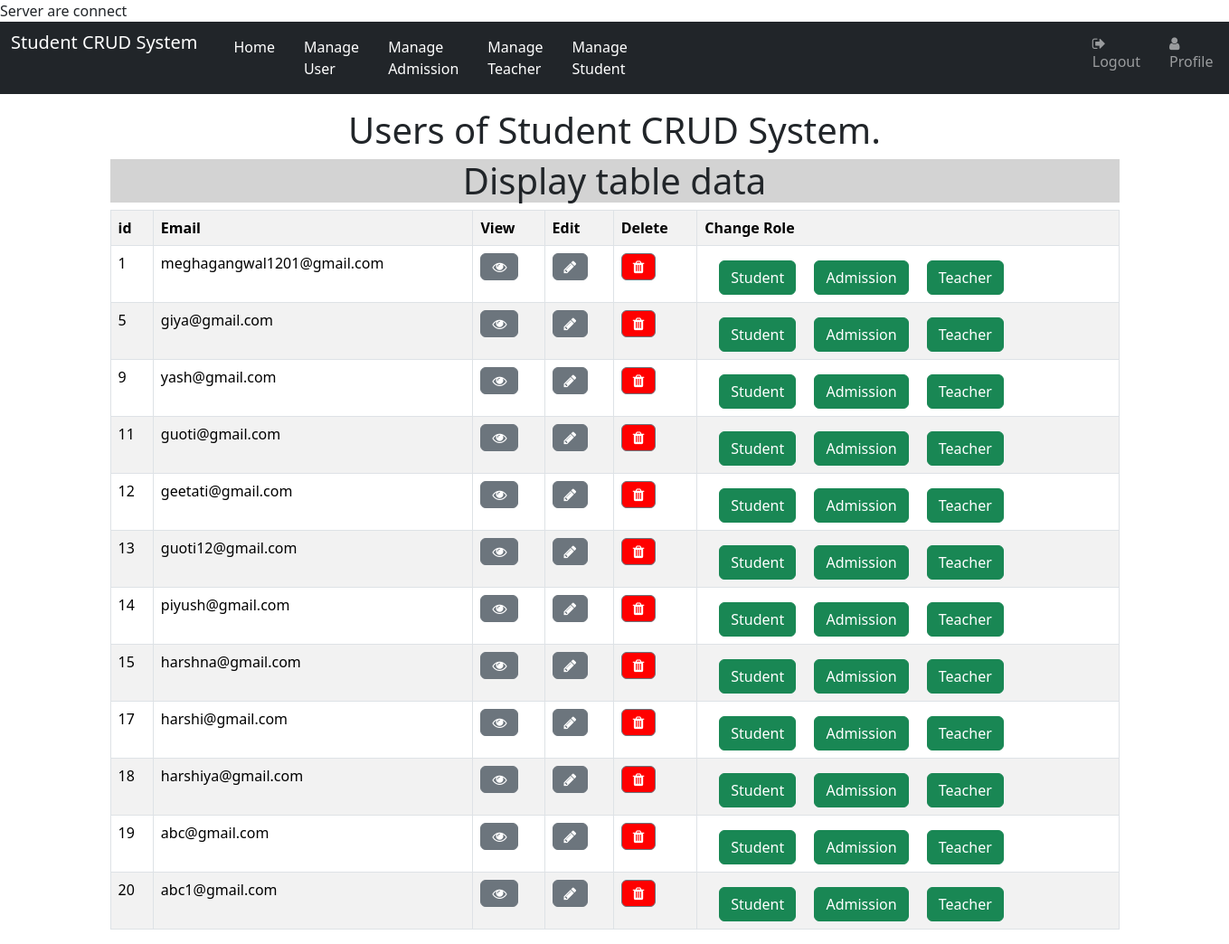
Page /manageuser.php (signed in) on the committed database.
### tables this page shows
CREATE TABLE `user` (
  `id` int(5) NOT NULL,
  `city` varchar(255) NOT NULL,
  `class` enum('','1','2','3','4','5','6','7','8','9','10','11','12') NOT NULL,
  `section` enum('','A','B','C') NOT NULL,
  `country` varchar(255) NOT NULL,
  `email` varchar(255) NOT NULL,
  `name` varchar(255) NOT NULL,
  `Role` enum('user','teacher','admin','student','admission') NOT NULL DEFAULT 'user',
  `userimage` varchar(255) NOT NULL,
  `password` varchar(255) NOT NULL,
  `subject` enum('physics','maths','chemestry') NOT NULL,
  `state` varchar(255) NOT NULL,
  `rollno` int(20) NOT NULL
);

### manageuser.php (the view, shortened to what this page needs)
<?php
include 'dbcon.php';
?>
<html>
<head>
   <link rel="stylesheet" type="text/css" href="css/bootstrap.min.css">
   <link  rel="stylesheet" href="style.css" type="text/css">
   <link rel="stylesheet" href="https://cdnjs.cloudflare.com/ajax/libs/font-awesome/4.7.0/css/font-awesome.min.css">
 </head>
 <body>
   <nav class="navbar navbar-expand bg-dark navbar-dark" id="nav1">
    <div class="container-fluid">
        <ul class="navbar-nav">
            <li class="nav-item" id="brand">
                <a class="navbar-brand" href="login.php" >Student CRUD System</a>
            </li>
             <li class="nav-item" id="hmt">
                <a class="nav-link ms-3 active" href="admin.php">Home</a>
            </li>
            <li class="nav-item" id="hma">
                <a class="nav-link ms-3 active" href="#">Manage User</a>
            </li>
            <li class="nav-item" id="adm">
                <a class="nav-link ms-3 active" href="manageadmission.php">Manage Admission</a>
            </li>
            <li class="nav-item" id="tec">
                <a class="nav-link ms-3 active" href="manageteacher.php">Manage Teacher</a>
            </li>
            <li class="nav-item" id="">
                <a class="nav-link ms-3 active" href="managestudent.php">Manage Student</a>
            </li>
            <li class="nav-item" id="">
                <a class="nav-link mr-3 active" href=""></a>
            </li>
            <li class="nav-item" id="">
                <a class="nav-link mr-3 active" href=""></a>
            </li>
             <li class="nav-item" id="lgout">
                <a class="nav-link ms-3" href="logout.php"><i class="fa fa-sign-out"></i>Logout</a>
            </li>
            <li class="nav-item" id="prfa">
                <a class="nav-link ms-3" href="profile.php"><i class="fa fa-user"></i> Profile</a>
            </li>
        </ul>
    </div>
</nav>
<div class="container">
  <h1 class="mt-3 text-center">Users of Student CRUD System.</h1>
  <div class="col-lg-12">
     <h1 style="background-color:lightgrey" align="center"> Display table data</h1>
     <table class="table table-striped table-hover table-bordered">
     <tr>
      <th style="color:black">id</th>
      <th style="color: black">Email</th>
      <th style="color: black">View</th>
      <th style="color: black">Edit</th>
      <th style="color: black">Delete</th>
      <th style="color: black">Change Role</th>
    </tr>
   <?php
   $sql="SELECT * from user WHERE Role!='admin' ORDER by id ASC";
   $result=mysqli_query($con,$sql);
   while($row=mysqli_fetch_array($result))
    {
?>
     <tr>
      <td><?php echo $row['id']?></td>
      <td><?php echo $row['email']?></td>
     <td><?php  echo '<a href="read.php?id='. $row['id'] .'" class="mr-3 btn btn-secondary" title="View Details" data-toggle="tooltip"><span class="fa fa-eye"></span></a>'?></td>
     <td><?php  echo '<a href="update.php?id='. $row['id'] .'" class="mr-3 btn btn-secondary" title="Edit Details" data-toggle="tooltip"><span class="fa fa-pencil"></span></a>'?></td>
     <td> <?php echo '<a href="javascript:void(0)" title="Change Status" class="mr-3 btn btn-secondary delete_btn_ajax btn" data-toggle="tooltip" style="background-color:red"><span class="fa fa-trash" style="background-color:red"></span></a>' ?>
    <?php echo '<input type="hidden" class="delete_id_value" value='.$row["id"].'>' ?></td>
   <td>
     <?php echo  '<a href="javascript:void(0)" title="Change Status" class="student_btn_ajax btn btn-success ms-3 mt-2" data-toggle="tooltip">Student</a>';?>
       <?php echo  '<a href="javascript:void(0)" title="Change Status" class="admission_btn_ajax btn btn-success ms-3 mt-2" data-toggle="tooltip">Admission </a>';?>
       <?php echo  '<a href="javascript:void(0)" title="Change Status" class="teacher_btn_ajax btn btn-success ms-3 mt-2" data-toggle="tooltip">Teacher</a>';?>
   </td>
  </tr>
     <?php
    }
             ?>
    </table>
 </div>
</div>
</body>
</html>

### style.css (style rules this page uses)
#lgout { margin-left:450px; }

### rows in the picture
user: id "1", email "meghagangwal1201@gmail.com"
user: id "5", email "giya@gmail.com"
user: id "9", email "yash@gmail.com"
user: id "11", email "guoti@gmail.com"
user: id "12", email "geetati@gmail.com"
user: id "13", email "guoti12@gmail.com"
user: id "14", email "piyush@gmail.com"
user: id "15", email "harshna@gmail.com"
user: id "17", email "harshi@gmail.com"
user: id "18", email "harshiya@gmail.com"
user: id "19", email "abc@gmail.com"
user: id "20", email "abc1@gmail.com"
